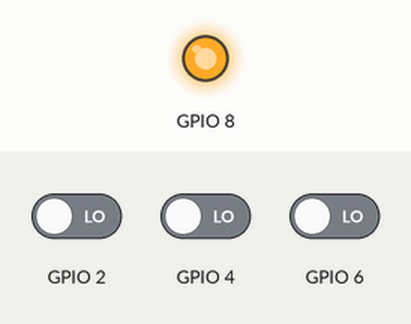
The program below on a simulated ESP32-S3. Parts: output pins drawn as LEDs (lit = HIGH). The inputs (shaded band) are chosen by the test bench; at power-on: GPIO 2 LOW, GPIO 4 LOW, GPIO 6 LOW. WiFi joins after 1.5 s; servers stay silent unless stated.

Above: at 2.7 s.
2.8 s: GPIO 2 driven HIGH
At 3.4 s:
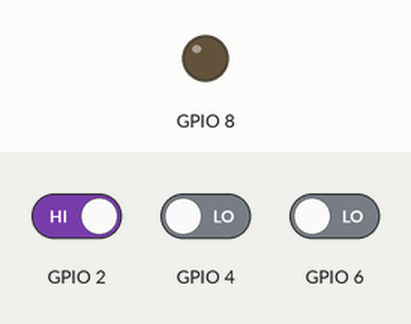
4.3 s: GPIO 2 driven LOW
At 4.7 s:
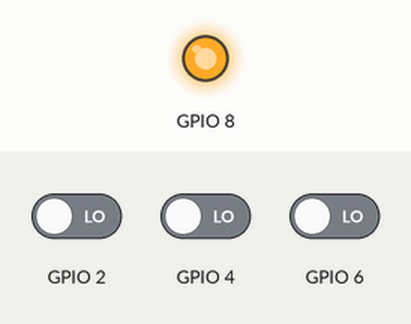
Timing chart, 0 to 7.3 s (numbered marks = the images above; inputs shaded):
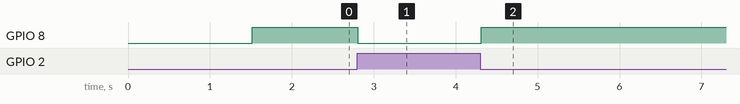

The program:

main.cpp
```cpp
//----------------------Skeleton Code--------------------//
#include <WiFi.h>
#include <WiFiUdp.h>
#include <ArduinoOTA.h>
#include <BlynkSimpleStream.h>
//    Can be client or even host   //
#ifndef STASSID
#define STASSID "gokul"  // Replace with your network credentials
#define STAPSK  "gokulkumar2208"
#endif

const char* ssid = STASSID;
const char* password = STAPSK;
char server[] = "blynk-cloud.com";
char auth[] = "NsIU53F1oq1GlJLVGilptxkT-c0OOVST";
int X,Y,Z,D;

void OTAsetup() {
  WiFi.mode(WIFI_STA);
  WiFi.begin(ssid, password);
  while (WiFi.waitForConnectResult() != WL_CONNECTED) {
    delay(5000);
    ESP.restart();
  }
  ArduinoOTA.begin();
}

void OTAloop() {
  ArduinoOTA.handle();
}

//-------------------------------------------------------//

void setup(){
  OTAsetup();

  //-------------------//
  // Custom setup code //
  //-------------------//
  pinMode(2, INPUT);
  pinMode(4, INPUT);
  pinMode(6, INPUT);
  pinMode(8, OUTPUT);
}

void loop() {
  OTAloop();
  delay(10);  // If no custom loop code ensure to have a delay in loop
  //-------------------//
  // Custom loop code  //
  //-------------------//
  X=digitalRead(2);
  Y=digitalRead(4);
  Z=digitalRead(6);
  D=(!X||Y);
  digitalWrite(8, D);
}
```

Measured:
- after the input at 2.8 s, GPIO 8: HIGH → LOW at once
- after the input at 4.3 s, GPIO 8: LOW → HIGH at once
